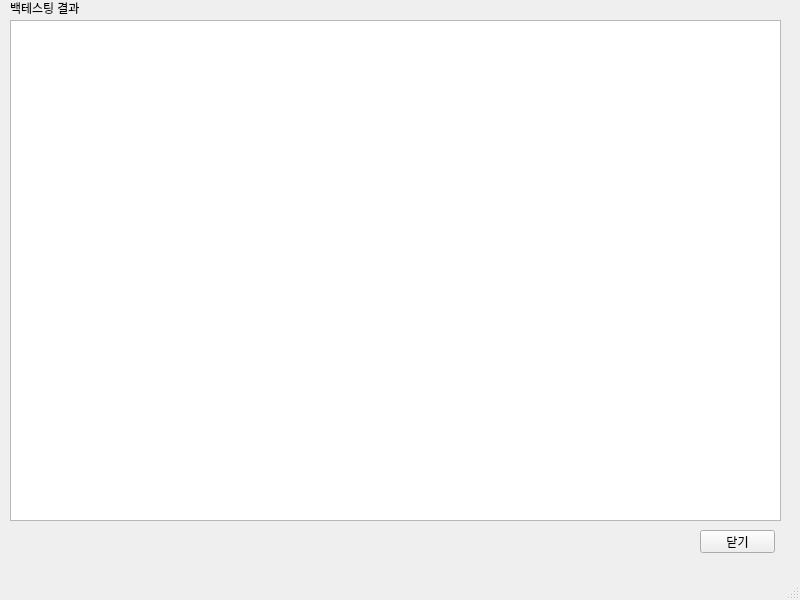
<?xml version="1.0" encoding="UTF-8"?>
<ui version="4.0">
 <class>MainWindow</class>
 <widget class="QMainWindow" name="MainWindow">
  <property name="geometry">
   <rect>
    <x>0</x>
    <y>0</y>
    <width>800</width>
    <height>600</height>
   </rect>
  </property>
  <property name="sizePolicy">
   <sizepolicy hsizetype="Fixed" vsizetype="Fixed">
    <horstretch>0</horstretch>
    <verstretch>0</verstretch>
   </sizepolicy>
  </property>
  <property name="minimumSize">
   <size>
    <width>800</width>
    <height>600</height>
   </size>
  </property>
  <property name="maximumSize">
   <size>
    <width>800</width>
    <height>600</height>
   </size>
  </property>
  <property name="windowTitle">
   <string>MainWindow</string>
  </property>
  <widget class="QWidget" name="centralwidget">
   <widget class="QTextEdit" name="textEdit">
    <property name="geometry">
     <rect>
      <x>10</x>
      <y>20</y>
      <width>771</width>
      <height>501</height>
     </rect>
    </property>
    <property name="readOnly">
     <bool>true</bool>
    </property>
   </widget>
   <widget class="QLabel" name="label">
    <property name="geometry">
     <rect>
      <x>10</x>
      <y>0</y>
      <width>81</width>
      <height>16</height>
     </rect>
    </property>
    <property name="text">
     <string>백테스팅 결과</string>
    </property>
   </widget>
   <widget class="QPushButton" name="pushButton">
    <property name="geometry">
     <rect>
      <x>700</x>
      <y>530</y>
      <width>75</width>
      <height>23</height>
     </rect>
    </property>
    <property name="text">
     <string>닫기</string>
    </property>
   </widget>
  </widget>
  <widget class="QMenuBar" name="menubar">
   <property name="geometry">
    <rect>
     <x>0</x>
     <y>0</y>
     <width>800</width>
     <height>21</height>
    </rect>
   </property>
  </widget>
  <widget class="QStatusBar" name="statusbar"/>
 </widget>
 <resources/>
 <connections/>
</ui>
